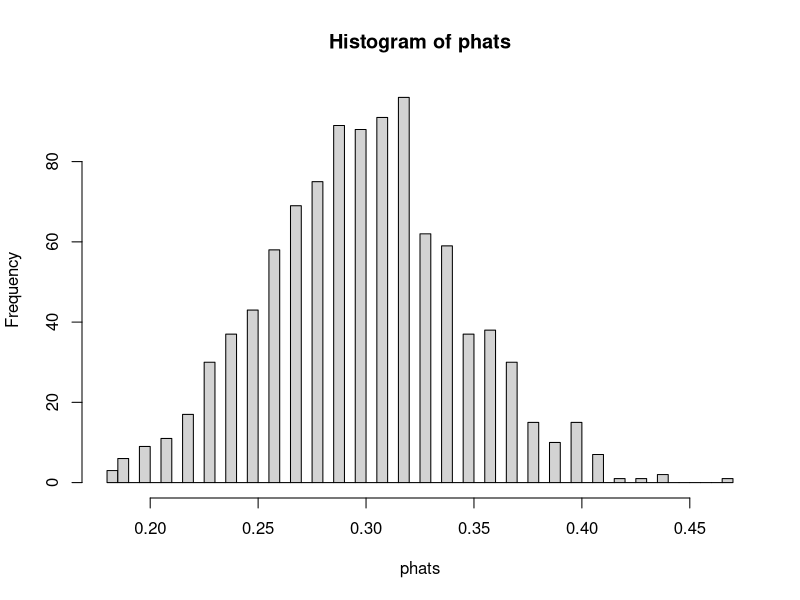
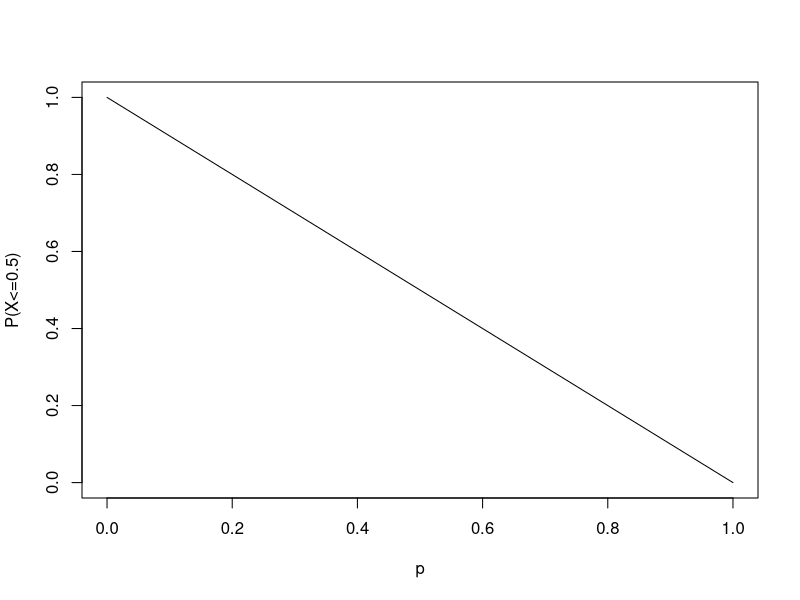

These figures' R source, in order:
## ---- chunk 1
kvadrater = rep(0, 10) # Skapar vektor med nollor där vi sen sparar varje kvadrat
for (i in 1:10){
  kvadrater[i] = i^2
}
kvadrater
## ---- chunk 2
kvadrater = rep(0, 10) 
min_loop_vektor = 1:10
for (i in min_loop_vektor){
  kvadrater[i] = i^2
}
## ---- chunk 3
min_loop_vektor = seq(0.1, 1, by = 0.1)
for (i in min_loop_vektor){
  print(i^2)
}
## ---- chunk 4
kvadrater = rep(0, 10)
min_loop_vektor = seq(0, 1, by = 0.1)
count = 0
for (i in min_loop_vektor){
  count = count + 1
  kvadrater[count] = i^2
}
kvadrater
## ---- chunk 5
p = 0.3              # andelen i populationen/modellen
nsim = 1000          # vi vill simulera 1000 olika stickprov
n = 100              # varje stickprov består av 100 observationer.
phats = rep(0, nsim) # skapar vektor där andelen (phat) i varje stickprov sparas.
count = 0            
for (i in 1:nsim){
  count = count + 1
  x = rbinom(n, size = 1, prob = p) # size = 1 gör att binomialfördelningen blir en Bernoulli.
  phats[count] = mean(x)            # mean(x) ger oss andelen phat.
}
hist(phats, 50)
## ---- chunk 6
ps = seq(0, 1, by = 0.01)
probability = rep(0, length(ps)) # funktionen length() räknar antalet element in en vektor
count = 0            
for (p in ps){   # man får använda annat namn än i som loop-variabel
  count = count + 1
  probability[count] = pbinom(0.5, size = 1, prob = p)  # p ändras i varje upprepning
}
plot(ps, probability, type = "l", xlab = "p", ylab = "P(X<=0.5)")
## ---- chunk 7
child_sugar = c(40.3,55.0,45.7,43.3,50.3,45.9,53.5,43,44.2,44,47.4,44,33.6,55.1,48.8,50.4,37.8,60.3,46.6)
